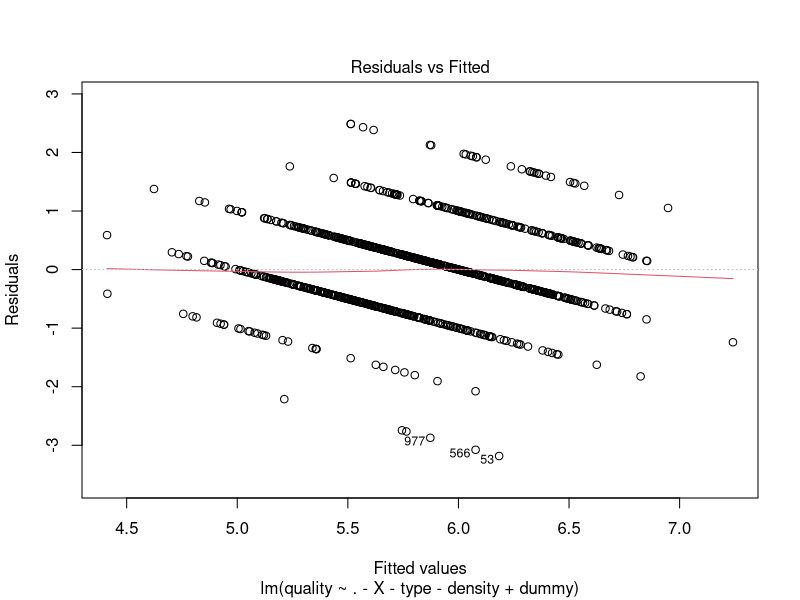
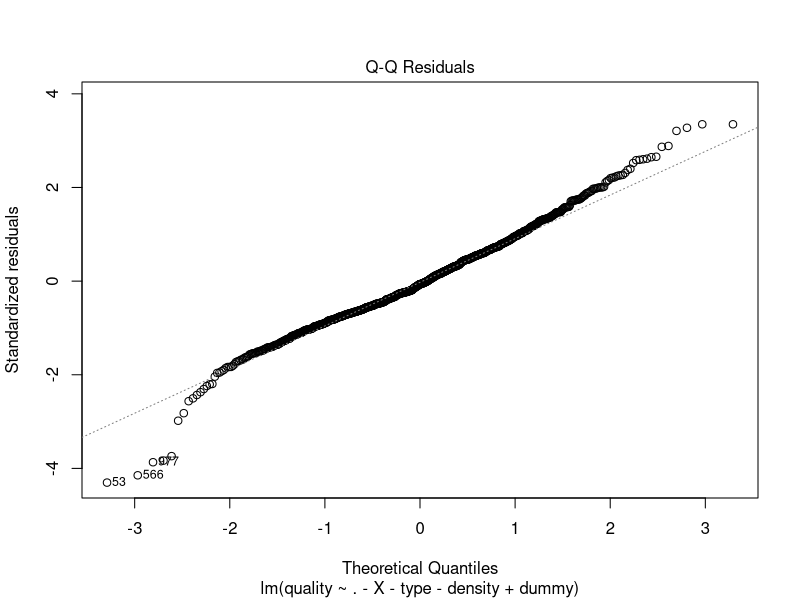
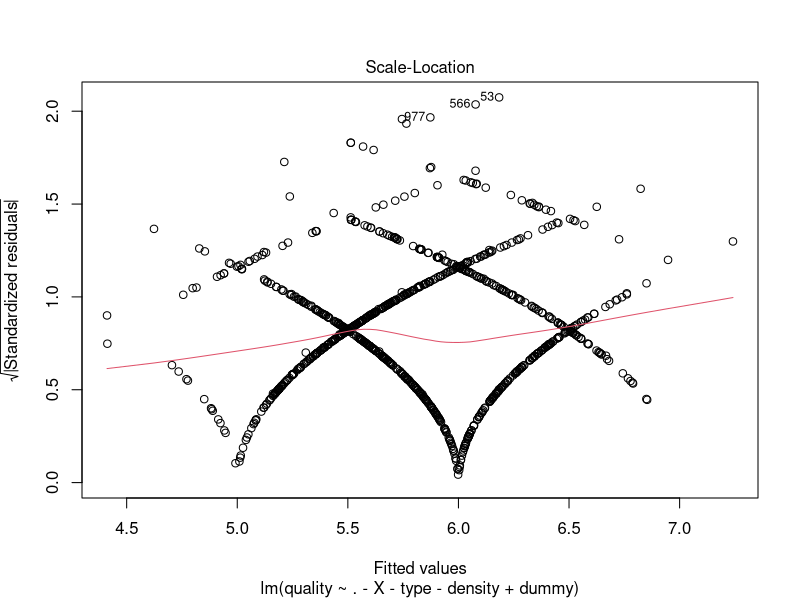
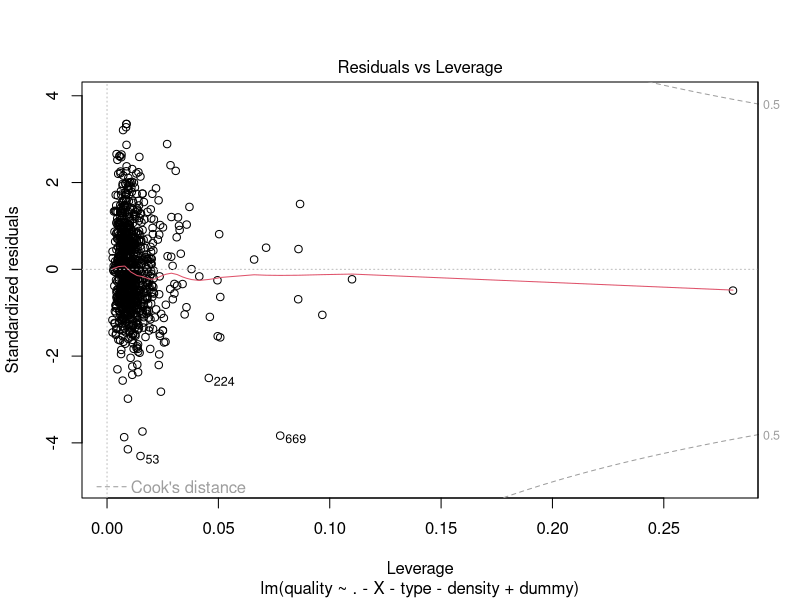
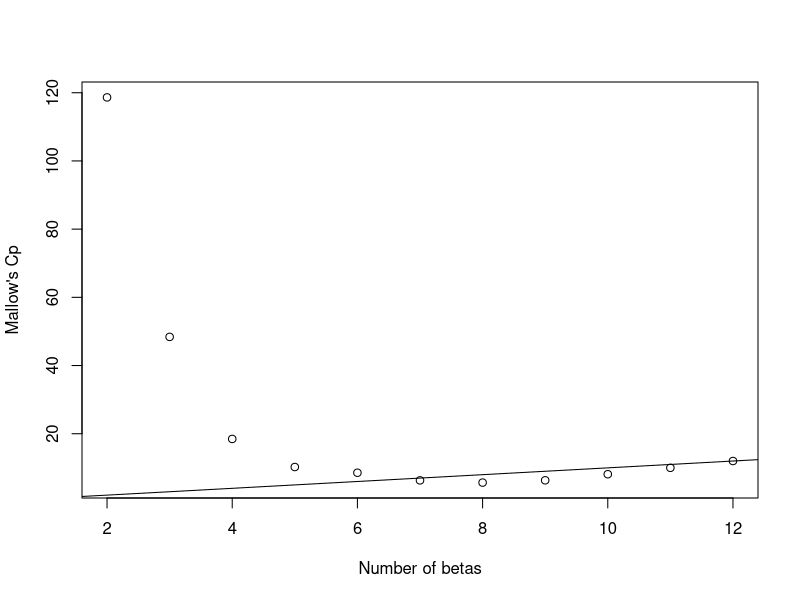
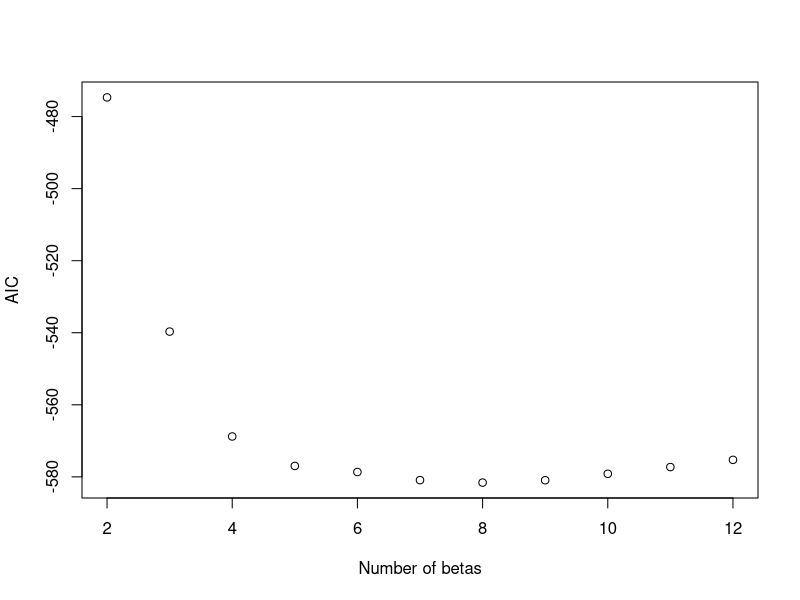
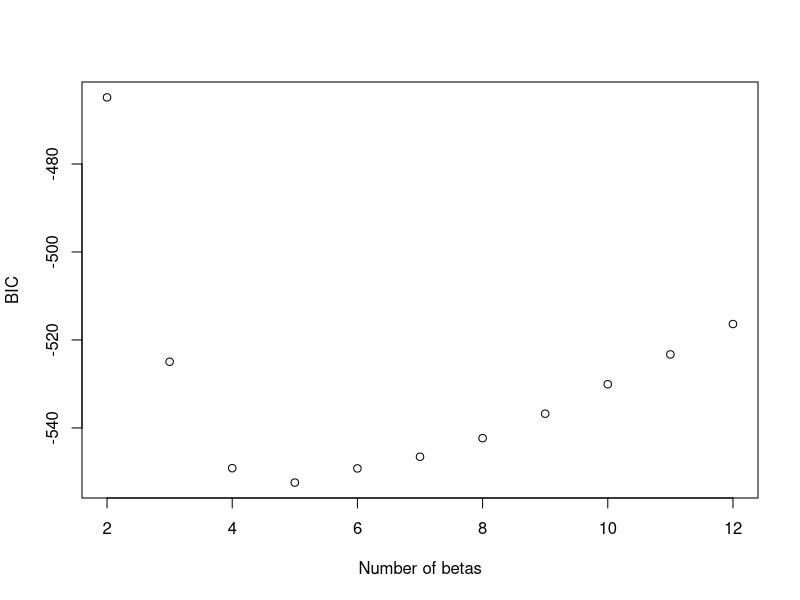

Here is the R script that generated these plots, in order:
#read in the data
wine<-read.csv("wine_sample.csv", header=TRUE)
wine$type
summary(wine)
n=nrow(wine)
#create dummy variable
dummy=vector("numeric",n)
dummy[wine$type=='red']=1
dummy[wine$type=='white']=0
#take out density due to collinearity 
linear_full <- lm(quality~. -X-type-density+dummy,data = wine)
summary(linear_full)
plot(linear_full)
#select model
#backward selection
linear_red1 <- lm(quality~. -X-type-density+dummy-citric.acid,data = wine)
summary(linear_red1)
linear_red2 <- lm(quality~. -X-type-density+dummy-citric.acid-pH,data = wine)
summary(linear_red2)
linear_red3 <- lm(quality~. -X-type-density+dummy-citric.acid-pH-total.sulfur.dioxide,data = wine)
summary(linear_red3)
linear_red4 <- lm(quality~. -X-type-density+dummy-citric.acid-pH-total.sulfur.dioxide-fixed.acidity,data = wine)
summary(linear_red4)
linear_red5 <- lm(quality~. -X-type-density+dummy-citric.acid-pH-total.sulfur.dioxide-fixed.acidity-free.sulfur.dioxide,data = wine)
summary(linear_red5)
#We end up with 6 predictors.

#There is a problem with this part. I can only comput 8 RSS but my p is 12.
install.packages('leaps')
require(leaps)
subset1=regsubsets(quality~. -X-type-density+dummy,nbest = 1,method = 'exhaustive',data=wine,nvmax = 13)
sum_subset<-summary(subset1)
sum_subset$which
#compute R2_adj
p_full=12
p=2:p_full
RSS_p=sum_subset$rss
totalSS=sum((wine$quality)-mean(wine$quality)^2)

n=nrow(wine)
R2_adj=1-(RSS_p/(n-p))/(totalSS/(n-1))
R2_adj
min(R2_adj)
#smallest adjusted R^2 when p=8
#Cp
sigma_hat_full=summary(linear_full)$sigma
C_p=RSS_p/(sigma_hat_full^2)+2*p-n
C_p
par(mfrow=c(1,1))
plot(p,C_p,xlab="Number of betas",ylab="Mallow's Cp")
abline(0,1)
#when p=7 

#aic
aic_p=n*log(RSS_p/n)+2*p
aic_p
min(aic_p)
plot(p,aic_p,xlab="Number of betas",ylab="AIC")
#when p=7

#bic
bic_p=n*log(RSS_p/n)+p*log(n)
bic_p
min(bic_p)
plot(p,bic_p,xlab="Number of betas",ylab="BIC")
#when p=4

#we should use p=7 with volatile.acidity,residual.sugar,chlorides,free.sulfur.dioxide,sulphates,alcohol,dummy

linear_red<-lm(quality~volatile.acidity+residual.sugar+chlorides+free.sulfur.dioxide+sulphates+alcohol+dummy,data = wine)
summary(linear_red)

#p=7 might not be a good model since R^2 is 0.2627 and we have free.sulfur.dioxide insignificant.
# we might have collinearity with free.sulfur.dioxide
